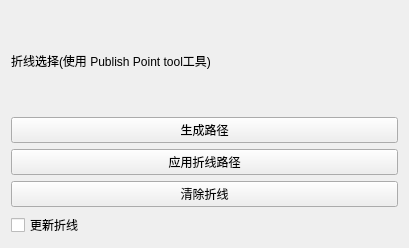
<?xml version="1.0" encoding="UTF-8"?>
<ui version="4.0">
 <class>PolylinePathSelectionWidget</class>
 <widget class="QWidget" name="PolylinePathSelectionWidget">
  <property name="geometry">
   <rect>
    <x>0</x>
    <y>0</y>
    <width>409</width>
    <height>248</height>
   </rect>
  </property>
  <property name="windowTitle">
   <string>Form</string>
  </property>
  <layout class="QVBoxLayout" name="verticalLayout">
   <item>
    <widget class="QLabel" name="label_polyline_selection">
     <property name="text">
      <string>&lt;html&gt;&lt;head/&gt;&lt;body&gt;&lt;p&gt;折线选择(使用 Publish Point tool工具)&lt;/p&gt;&lt;/body&gt;&lt;/html&gt;</string>
     </property>
    </widget>
   </item>
   <item>
    <widget class="QPushButton" name="push_button_htgen_polyline">
     <property name="text">
      <string>生成路径</string>
     </property>
    </widget>
   </item>
   <item>
    <widget class="QPushButton" name="push_button_apply_polyline">
     <property name="text">
      <string>应用折线路径</string>
     </property>
    </widget>
   </item>
   <item>
    <widget class="QPushButton" name="push_button_clear_polyline">
     <property name="text">
      <string>清除折线</string>
     </property>
    </widget>
   </item>
   <item>
    <widget class="QCheckBox" name="cbox_update_polyline">
     <property name="text">
      <string>更新折线</string>
     </property>
    </widget>
   </item>
  </layout>
 </widget>
 <resources/>
 <connections/>
</ui>
